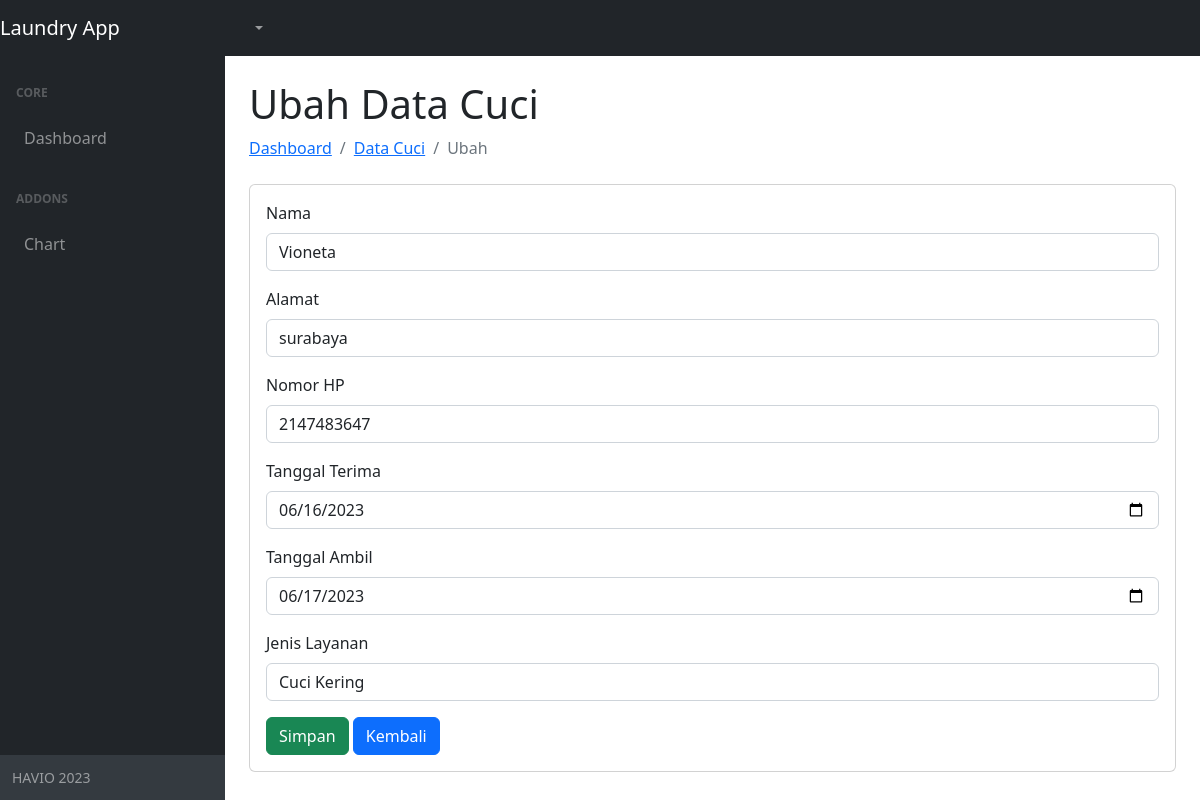
Screenshot of /admin/ubahcuci.php?No_Identitas=1 with the database file from the repository.
### tables this page shows
CREATE TABLE `detail` (
  `No_Identitas` int(100) NOT NULL,
  `Nama` varchar(100) DEFAULT NULL,
  `Alamat` varchar(200) DEFAULT NULL,
  `No_Hp` int(100) DEFAULT NULL,
  `Tgl_Terima` date DEFAULT NULL,
  `ambil` enum('Ya','Tidak') DEFAULT NULL,
  `Tgl_Ambil` date DEFAULT NULL,
  `jemput` enum('Ya','Tidak') DEFAULT NULL,
  `jenislayanan` enum('Cuci Kering','Cuci Basah','Cuci Seterika','Dry Cleaning') DEFAULT NULL
);

### admin/ubahcuci.php (the view, shortened to what this page needs)
<?php
if (isset($_GET['No_Identitas'])) {
    $No_Identitas = $_GET['No_Identitas'];
    include 'koneksi.php';
    $query = "SELECT * FROM detail WHERE No_Identitas = $No_Identitas";
    $result = mysqli_query($conn, $query);
    $row = mysqli_fetch_assoc($result);
} else {
    header('Location: dashboard.php');
    exit();
}
?>
<!DOCTYPE html>
<html lang="en">
<head>
    <link rel="stylesheet" href="https://cdn.jsdelivr.net/npm/bootstrap@5.8.0/dist/css/bootstrap.min.css"
>
    <link href="css/styles.css" rel="stylesheet" />
</head>
<body class="sb-nav-fixed">
    <nav class="sb-topnav navbar navbar-expand navbar-dark bg-dark">
        <a class="navbar-brand" href="dashboard.php">Laundry App</a>
        <button class="btn btn-link btn-sm order-1 order-lg-0" id="sidebarToggle" href="#"></button>
        <ul class="navbar-nav ms-auto ms-md-0 me-3 me-lg-4">
            <li class="nav-item dropdown">
                <a class="nav-link dropdown-toggle" id="navbarDropdown" href="#" role="button" data-bs-toggle="dropdown"
                    aria-expanded="false"><i class="fas fa-user fa-fw"></i></a>
            </li>
        </ul>
    </nav>
    <div id="layoutSidenav">
        <div id="layoutSidenav_nav">
            <nav class="sb-sidenav accordion sb-sidenav-dark" id="sidenavAccordion">
                <div class="sb-sidenav-menu">
                    <div class="nav">
                        <div class="sb-sidenav-menu-heading">Core</div>
                        <a class="nav-link" href="dashboard.php">
                            Dashboard
                        </a>
                        <div class="sb-sidenav-menu-heading">Addons</div>
                        <a class="nav-link collapsed" href="#" data-bs-toggle="collapse"
                            data-bs-target="#collapseLayouts" aria-expanded="false" aria-controls="collapseLayouts">
                            Chart
                        </a>
                    </div>
                </div>
                <div class="sb-sidenav-footer">
                    <div class="small">HAVIO 2023</div>
                </div>
            </nav>
        </div>
        <div id="layoutSidenav_content">
            <main>
                <div class="container-fluid px-4">
                    <h1 class="mt-4">Ubah Data Cuci</h1>
                    <ol class="breadcrumb mb-4">
                        <li class="breadcrumb-item"><a href="dashboard.php">Dashboard</a></li>
                        <li class="breadcrumb-item"><a href="datacuci.php">Data Cuci</a></li>
                        <li class="breadcrumb-item active">Ubah</li>
                    </ol>
                    <div class="card mb-4">
                        <div class="card-body">
                            <form method="POST" action="update.php">
                                <div class="mb-3">
                                    <label for="Nama" class="form-label">Nama</label>
                                    <input type="text" class="form-control" id="Nama" name="Nama"
                                        value="<?php echo $row['Nama']; ?>" required>
                                </div>
                                <div class="mb-3">
                                    <label for="Alamat" class="form-label">Alamat</label>
                                    <input type="text" class="form-control" id="Alamat" name="Alamat"
                                        value="<?php echo $row['Alamat']; ?>" required>
                                </div>
                                <div class="mb-3">
                                    <label for="No_Hp" class="form-label">Nomor HP</label>
                                    <input type="text" class="form-control" id="No_Hp" name="No_Hp"
                                        value="<?php echo $row['No_Hp']; ?>" required>
                                </div>
                                <div class="mb-3">
                                    <label for="Tgl_Terima" class="form-label">Tanggal Terima</label>
                                    <input type="date" class="form-control" id="Tgl_Terima" name="Tgl_Terima"
                                        value="<?php echo $row['Tgl_Terima']; ?>" required>
                                </div>
                                <div class="mb-3">
                                    <label for="Tgl_Ambil" class="form-label">Tanggal Ambil</label>
                                    <input type="date" class="form-control" id="Tgl_Ambil" name="Tgl_Ambil"
                                        value="<?php echo $row['Tgl_Ambil']; ?>" required>
                                </div>
                                <div class="mb-3">
                                    <label for="jenislayanan" class="form-label">Jenis Layanan</label>
                                    <input type="text" class="form-control" id="jenislayanan" name="jenislayanan"
                                        value="<?php echo $row['jenislayanan']; ?>" required>
                                </div>
                                <button type="submit" class="btn btn-success">Simpan</button>
                                <a href="dashboard.php" class="btn btn-primary">Kembali</a>
                            </form>
                        </div>
                    </div>
                </div>
            </main>
        </div>
    </div>
</body>
</html>

### rows the page displays
detail: Nama "Vioneta", Alamat "surabaya", No_Hp "2147483647", Tgl_Terima "06/16/2023", Tgl_Ambil "06/17/2023", jenislayanan "Cuci Kering"
